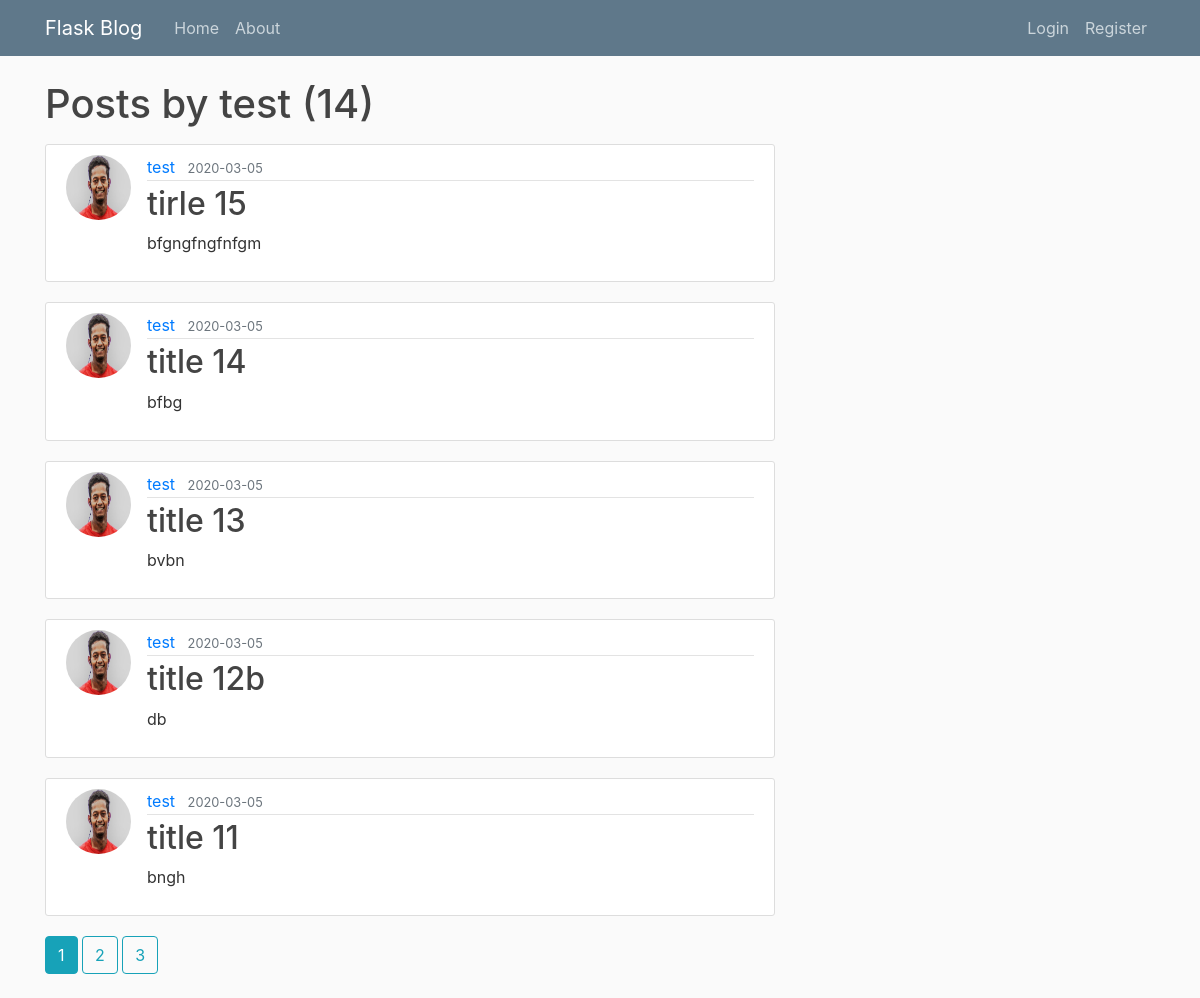
The app's page /user/test with its own data.
### flaskblog/models.py (models this page shows, shortened)
class User(db.Model, UserMixin):
    id = db.Column(db.Integer, primary_key = True)
    username = db.Column(db.String(20), unique = True, nullable = False)
    email = db.Column(db.String(120), unique = True, nullable = False)
    image_file = db.Column(db.String(20), nullable = False, default = "default.jpg")
    password = db.Column(db.String(60), nullable = False)
    posts = db.relationship("Post", backref="author", lazy = True)

class Post(db.Model):
    id = db.Column(db.Integer, primary_key = True)
    title = db.Column(db.String(100), nullable = False)
    date_posted = db.Column(db.DateTime, nullable = False, default = datetime.utcnow)
    content = db.Column(db.Text, nullable = False)
    user_id = db.Column(db.Integer, db.ForeignKey("user.id"), nullable = False)

### flaskblog/routes.py (the view)
@app.route("/user/<string:username>")
def user_posts(username):
    page = request.args.get("page", 1, type=int)
    user = User.query.filter_by(username = username).first_or_404()
    posts = Post.query.filter_by(author=user).order_by(Post.date_posted.desc()).paginate(page = page, per_page = 5)
    return render_template("user_posts.html", posts=posts, user=user)

### flaskblog/templates/user_posts.html
{% extends "base.html" %}
{% block content %}
<h1 class = "mb-3">Posts by {{user.username}} ({{posts.total}})</h1>
        {% for post in posts.items %}
        <article class="media content-section">
          <img class = "rounded-circle article-img" src = "{{url_for('static', filename = 'profile_pics/'+post.author.image_file)}}">
            <div class="media-body">
              <div class="article-metadata">
                <a class="mr-2" href="{{url_for('user_posts', username=post.author.username)}}">{{ post.author.username }}</a>
                <small class="text-muted">{{ post.date_posted.strftime("%Y-%m-%d") }}</small>
              </div>
              <h2><a class="article-title" href="{{url_for("post", post_id=post.id)}}">{{ post.title }}</a></h2>
              <p class="article-content">{{ post.content }}</p>
            </div>
          </article>
        {% endfor %}
        {% for page_num in posts.iter_pages(left_edge=1, right_edge=1, left_current=1, right_current=2) %}
          {% if page_num %}
            {% if posts.page == page_num %}
            <a class = "btn btn-info mb-4" href = "{{url_for("user_posts",username = user.username, page=page_num)}}  ">{{page_num}}</a>
          {% else %}
          <a class = "btn btn-outline-info mb-4" href = "{{url_for("user_posts",username = user.username, page=page_num)}}  ">{{page_num}}</a>
          {% endif %}
          {% else %}
        ...
        {% endif %}
        {% endfor %}
{% endblock %}}

### flaskblog/static/main.css (style rules this page uses)
body { background: #fafafa; color: #333333; margin-top: 5rem; }
h1, h2, h3, h4, h5, h6 { color: #444444; }
.content-section { background: #ffffff; padding: 10px 20px; border: 1px solid #dddddd; border-radius: 3px; margin-bottom: 20px; }
.article-title { color: #444444; }
.article-content { white-space: pre-line; }
.article-img { height: 65px; width: 65px; margin-right: 16px; }
.article-metadata { padding-bottom: 1px; margin-bottom: 4px; border-bottom: 1px solid #e3e3e3 }

### records on screen
User: username "test"
Post: image_file (placeholder picture), author.username "test", date_posted "2020-03-05", title "tirle 15", content "bfgngfngfnfgm"
Post: image_file (placeholder picture), author.username "test", date_posted "2020-03-05", title "title 14", content "bfbg"
Post: image_file (placeholder picture), author.username "test", date_posted "2020-03-05", title "title 13", content "bvbn"
Post: image_file (placeholder picture), author.username "test", date_posted "2020-03-05", title "title 12b", content "db"
Post: image_file (placeholder picture), author.username "test", date_posted "2020-03-05", title "title 11", content "bngh"

### other values on screen
{{ posts.total }} "14"
{{ page_num }} "1"
{{ page_num }} "2" "3"
